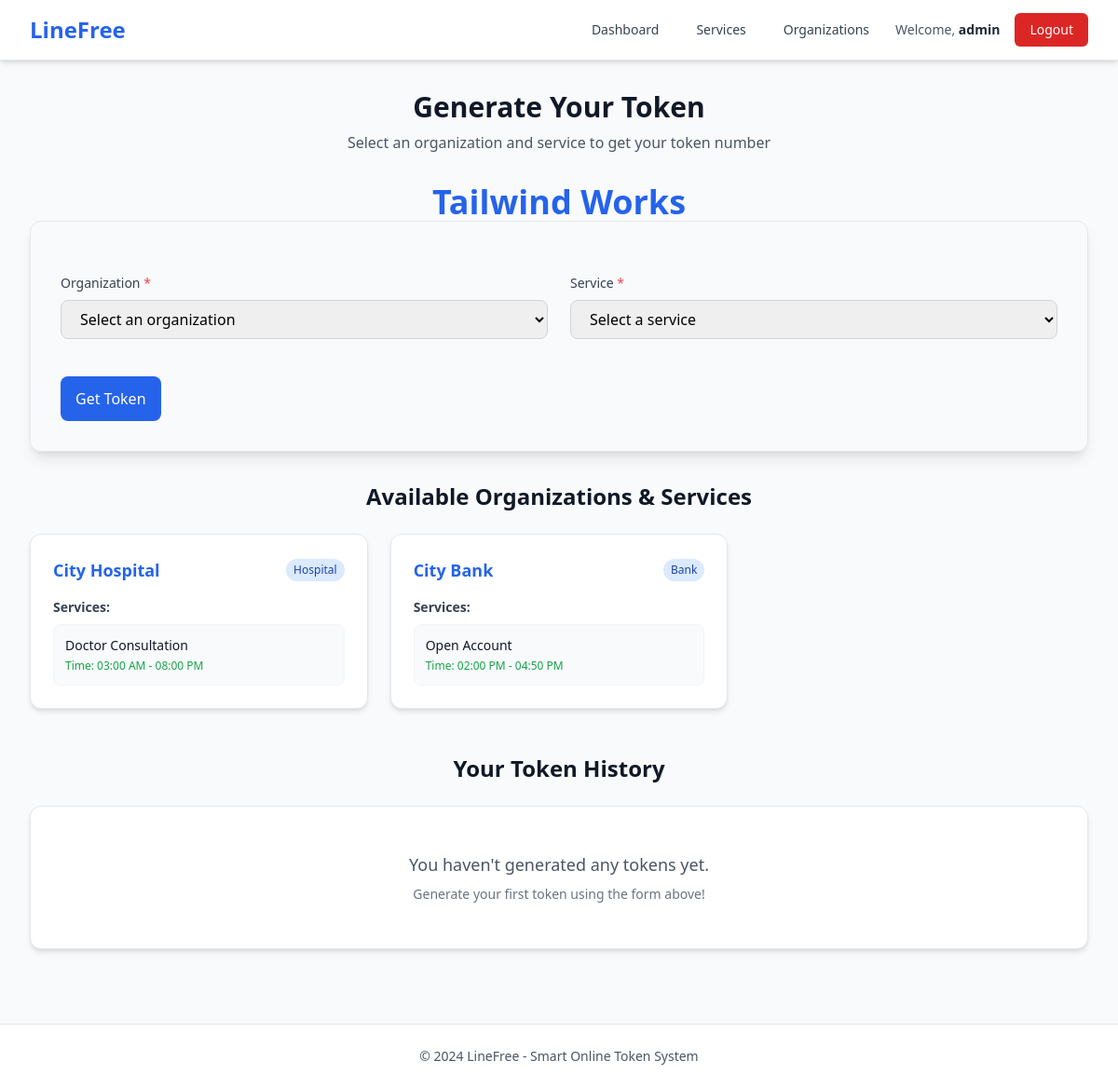
The app's page / (signed in) with its own data.
### linefree/models.py (models this page shows, shortened)
class Organization(models.Model):
    ORG_TYPES = [
        ("Hospital", "Hospital"),
        ("Bank", "Bank"),
        ("Other", "Other"),
    ]
    name = models.CharField(max_length=100)
    org_type = models.CharField(max_length=20, choices=ORG_TYPES)
    def __str__(self):
        return f"{self.name} . ({self.org_type})"

class Service(models.Model):
    organization = models.ForeignKey(Organization, on_delete=models.CASCADE, related_name="services")
    name = models.CharField(max_length=100)
    start_time = models.TimeField()
    end_time = models.TimeField()
    class Meta:
        unique_together = ['organization', 'name']  # Prevent duplicate service names within same organization

### linefree/views.py (the view, shortened to what this page needs)
# urls.py: 2. Add a URL to urlpatterns:  path('', views.home, name='home')
@login_required
def home(request):
    form = TokenForm()
    organizations = Organization.objects.prefetch_related("services").all()
    user_tokens = UserToken.objects.filter(user=request.user).order_by('-created_at')
    return render(request, "home.html", {"form": form, "user_tokens": user_tokens,'organizations': organizations})

### linefree/forms.py (shortened to what this page needs)
class TokenForm(forms.ModelForm):
    organization = forms.ModelChoiceField(
        queryset=Organization.objects.all(),
        empty_label="Select an organization",
        widget=forms.Select(attrs={
            'class': 'w-full px-4 py-2 border border-gray-300 rounded-lg focus:ring-2 focus:ring-blue-500 focus:border-blue-500 outline-none transition-colors',
            'id': 'id_organization'
        })
    )
    service_type = forms.ModelChoiceField(
        queryset=Service.objects.none(),
        empty_label="Select a service",
        widget=forms.Select(attrs={
            'class': 'w-full px-4 py-2 border border-gray-300 rounded-lg focus:ring-2 focus:ring-blue-500 focus:border-blue-500 outline-none transition-colors',
            'id': 'id_service_type'
        })
    )
    class Meta:
        model = UserToken
        fields = ["organization", "service_type"]
    def __init__(self, *args, **kwargs):
        super().__init__(*args, **kwargs)
        self.fields['organization'].queryset = Organization.objects.all()

### linefree/templates/home.html (shortened to what this page needs)
{% extends 'base.html' %}
{% block content %}
<div class="max-w-6xl mx-auto">
    <div class="text-center mb-8">
        <h1 class="text-3xl font-bold text-gray-900 mb-2">Generate Your Token</h1>
        <p class="text-gray-600">Select an organization and service to get your token number</p>
    </div>
    <h1 class="text-4xl font-bold text-blue-600 text-center">Tailwind Works</h1>
    <div class="bg-gray-400 px-8 py-8 rounded-xl shadow-lg border border-gray-200 mb-8">
        <form method="post" class="space-y-6" id="tokenForm">
            <div class="grid md:grid-cols-2 gap-6">
                <div>
                    <label for="{{ form.organization.id_for_label }}" class="block text-sm font-medium text-gray-700 mb-2">
                        Organization <span class="text-red-500">*</span>
                    </label>
                    {{ form.organization }}
                </div>
                <div>
                    <label for="{{ form.service_type.id_for_label }}" class="block text-sm font-medium text-gray-700 mb-2">
                        Service <span class="text-red-500">*</span>
                    </label>
                    {{ form.service_type }}
                </div>
            </div>
            <div class="pt-4">
                <button type="submit"
                        class="w-full md:w-auto px-4 py-3 bg-blue-600 hover:bg-blue-700  text-white font-medium  rounded-lg transition-colors focus:outline-none focus:ring-2 focus:ring-offset-2 focus:ring-blue-500">
                    Get Token
                </button>
            </div>
        </form>
    </div>
    <div class="mb-8">
        <h3 class="text-2xl font-semibold mb-6 text-center text-gray-900">Available Organizations & Services</h3>
        <div class="grid md:grid-cols-2 lg:grid-cols-3 gap-6">
            {% for org in organizations %}
            <div class="bg-white p-6 rounded-xl border border-gray-200 shadow-md hover:shadow-lg transition-shadow">
                <div class="flex items-center justify-between mb-3">
                    <h4 class="font-bold text-lg text-blue-600">{{ org.name }}</h4>
                    <span class="px-2 py-1 text-xs font-medium bg-blue-100 text-blue-800 rounded-full">
                        {{ org.org_type }}
                    </span>
                </div>
                {% if org.services.all %}
                    <div class="mt-4 space-y-2">
                        <p class="text-sm font-semibold text-gray-700 mb-2">Services:</p>
                        {% for service in org.services.all %}
                            <div class="bg-gray-50 p-3 rounded-lg border border-gray-100">
                                <p class="font-medium text-sm text-gray-900">{{ service.name }}</p>
                                <p class="text-xs text-green-600 mt-1">
                                    <span class="font-medium">Time:</span> {{ service.start_time|time:"h:i A" }} - {{ service.end_time|time:"h:i A" }}
                                </p>
                            </div>
                        {% endfor %}
                    </div>
                {% else %}
                    <p class="text-red-500 text-sm mt-2 italic">No services available</p>
                {% endif %}
            </div>
            {% empty %}
            <div class="col-span-full text-center py-8">
                <p class="text-gray-500">No organizations found.</p>
            </div>
            {% endfor %}
        </div>
    </div>
    <div class="mt-12">
        <h3 class="text-2xl font-semibold mb-6 text-center text-gray-900">Your Token History</h3>
        {% if user_tokens %}
        <div class="bg-white rounded-xl shadow-lg border border-gray-200 overflow-hidden">
            <div class="overflow-x-auto">
                <table class="min-w-full divide-y divide-gray-200">
                    <thead class="bg-gray-50">
                        <tr>
                            <th class="px-6 py-3 text-left text-xs font-medium text-gray-500 uppercase tracking-wider">Token #</th>
                            <th class="px-6 py-3 text-left text-xs font-medium text-gray-500 uppercase tracking-wider">Service</th>
                            <th class="px-6 py-3 text-left text-xs font-medium text-gray-500 uppercase tracking-wider">Organization</th>
                            <th class="px-6 py-3 text-left text-xs font-medium text-gray-500 uppercase tracking-wider">Status</th>
                            <th class="px-6 py-3 text-left text-xs font-medium text-gray-500 uppercase tracking-wider">Date</th>
                            <th class="px-6 py-3 text-left text-xs font-medium text-gray-500 uppercase tracking-wider">Action</th>
                        </tr>
                    </thead>
                    <tbody class="bg-white divide-y divide-gray-200">
                        {% for t in user_tokens %}
                        <tr class="hover:bg-gray-50 transition-colors">
                            <td class="px-6 py-4 whitespace-nowrap">
                                <span class="font-bold text-lg text-blue-600">#{{ t.token_number }}</span>
                            </td>
                            <td class="px-6 py-4 whitespace-nowrap text-sm text-gray-900">{{ t.service_type.name }}</td>
                            <td class="px-6 py-4 whitespace-nowrap text-sm text-gray-900">{{ t.organization.name }}</td>
                            <td class="px-6 py-4 whitespace-nowrap">
                                <span class="px-3 py-1 inline-flex text-xs leading-5 font-semibold rounded-full
                                    {% if t.status == 'Pending' %}bg-yellow-100 text-yellow-800
                                    {% elif t.status == 'Serving' %}bg-green-100 text-green-800
                                    {% elif t.status == 'Completed' %}bg-gray-100 text-gray-800
                                    {% endif %}">
                                    {{ t.status }}
                                </span>
                            </td>
                            <td class="px-6 py-4 whitespace-nowrap text-sm text-gray-500">{{ t.created_at|date:"d M Y, h:i A" }}</td>
                            <td class="px-6 py-4 whitespace-nowrap text-sm font-medium">
                                <a href="{% url 'my_token' t.id %}"
                                   class="text-blue-600 hover:text-blue-900 font-medium transition-colors">
                                    View Details
                                </a>
                            </td>
                        </tr>
                        {% endfor %}
                    </tbody>
                </table>
            </div>
        </div>
        {% else %}
        <div class="bg-white p-12 rounded-xl shadow-md border border-gray-200 text-center">
            <p class="text-gray-600 text-lg mb-2">You haven't generated any tokens yet.</p>
            <p class="text-sm text-gray-500">Generate your first token using the form above!</p>
        </div>
        {% endif %}
    </div>
</div>
{% endblock %}

### linefree/templates/base.html (shortened to what this page needs)
{% load static %}
<!DOCTYPE html>
<html lang="en">
<head>
    <link rel="stylesheet" href="{% static 'css/output.css' %}">
</head>
<body class="bg-gray-50 min-h-screen">
    <nav class="bg-white shadow-md border-b border-gray-200">
        <div class="max-w-7xl mx-auto px-4 sm:px-6 lg:px-8">
            <div class="flex justify-between items-center h-16">
                <div class="flex items-center">
                    <a href="{% url 'home' %}" class="text-2xl font-bold text-blue-600 hover:text-blue-700">
                        LineFree
                    </a>
                </div>
                <div class="flex items-center space-x-4">
                    {% if user.is_authenticated %}
                        {% if user.is_staff %}
                            <a href="{% url 'admin_dashboard' %}" class="text-gray-700 hover:text-blue-600 px-3 py-2 rounded-md text-sm font-medium transition-colors">
                                Dashboard
                            </a>
                            <a href="{% url 'manage_services' %}" class="text-gray-700 hover:text-blue-600 px-3 py-2 rounded-md text-sm font-medium transition-colors">
                                Services
                            </a>
                            <a href="{% url 'manage_organizations' %}" class="text-gray-700 hover:text-blue-600 px-3 py-2 rounded-md text-sm font-medium transition-colors">
                                Organizations
                            </a>
                        {% else %}
                            <a href="{% url 'home' %}" class="text-gray-700 hover:text-blue-600 px-3 py-2 rounded-md text-sm font-medium transition-colors">
                                Home
                            </a>
                        {% endif %}
                        <span class="text-gray-600 text-sm">Welcome, <span class="font-semibold text-gray-800">{{ user.username }}</span></span>
                        <form method="post" action="{% url 'logout' %}" class="inline">
                            <button type="submit" class="bg-red-600 hover:bg-red-700 text-white px-4 py-2 rounded-md text-sm font-medium transition-colors">
                                Logout
                            </button>
                        </form>
                    {% endif %}
                </div>
            </div>
        </div>
    </nav>
    <main class="max-w-7xl mx-auto px-4 sm:px-6 lg:px-8 py-8">
        {% block content %}{% endblock %}
    </main>
    <footer class="bg-white border-t border-gray-200 mt-12">
        <div class="max-w-7xl mx-auto px-4 sm:px-6 lg:px-8 py-6">
            <p class="text-center text-gray-600 text-sm">
                © 2024 LineFree - Smart Online Token System
            </p>
        </div>
    </footer>
</body>
</html>

### records on screen
Organization: name "City Hospital", org_type "Hospital"
Service: name "Doctor Consultation", start_time "03:00 AM", end_time "08:00 PM"
Organization: name "City Bank", org_type "Bank"
Service: name "Open Account", start_time "02:00 PM", end_time "04:50 PM"

### other values on screen
{{ user.username }} "admin"
